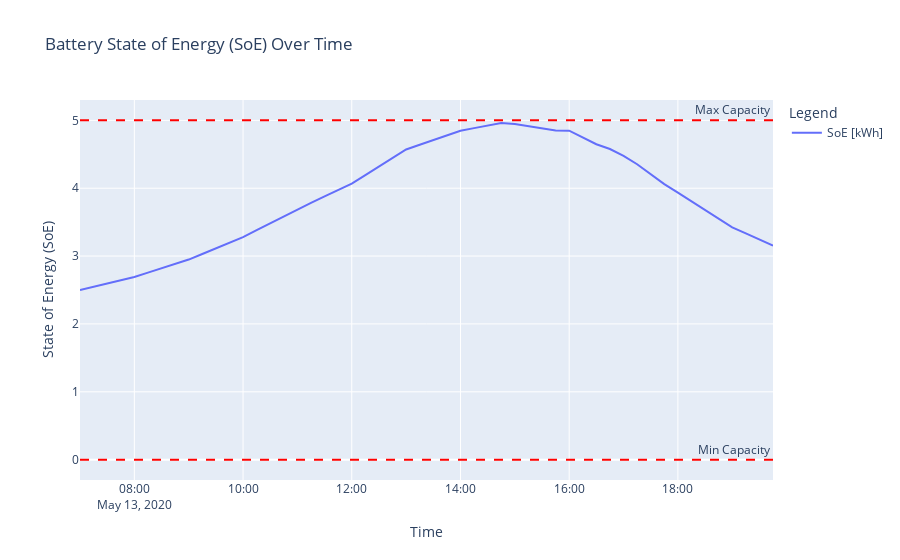

The code cell stored with this chart in its notebook:
### Code cell
ev1.plot_battery_soe(max_soe=5.0)
